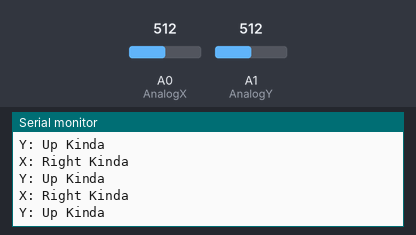
Simulated run of this sketch. Board: Arduino Uno, built with avr-gcc and run on an emulated ATmega328P. On the bench: the last lines printed to the serial monitor. The inputs (shaded band) are chosen by the test bench; at power-on: A0 (AnalogX) = 512, A1 (AnalogY) = 512.

Above: at 1.3 s.
1.4 s: A0 (AnalogX) set to 550
At 1.81 s:
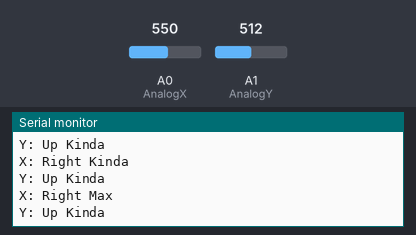
3.5 s: A1 (AnalogY) set to 550
At 3.82 s:
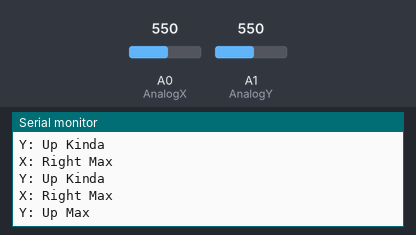
5.5 s: A0 (AnalogX) set to 345
At 5.81 s:
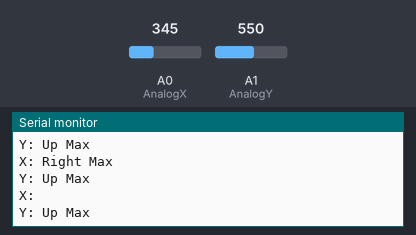
7.5 s: A1 (AnalogY) set to 345
At 7.81 s:
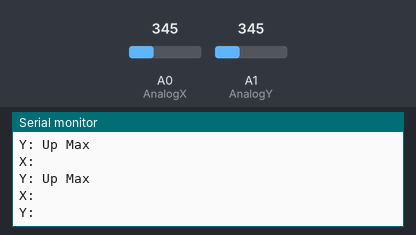
9.5 s: A0 (AnalogX) set to 310
At 9.82 s:
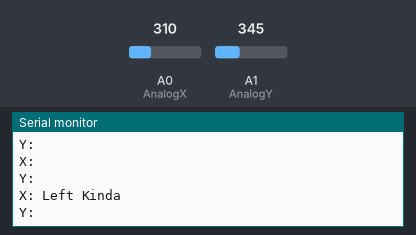
11.5 s: A1 (AnalogY) set to 310
At 11.82 s:
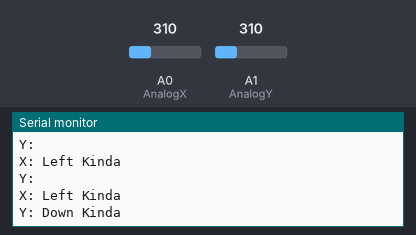

Measured:
- after the input at 1.4 s, the serial monitor: prints a new line after 0.10 s (image 1)
- after the input at 3.5 s, the serial monitor: prints a new line at once (image 2)
- after the input at 5.5 s, the serial monitor: prints a new line at once (image 3)
- after the input at 7.5 s, the serial monitor: prints a new line at once (image 4)
- after the input at 9.5 s, the serial monitor: prints a new line at once (image 5)
- after the input at 11.5 s, the serial monitor: prints a new line at once (image 6)

The sketch:

AnalogRead.ino
```cpp
int AnalogX = A0;
int AnalogY = A1;
int sensorValueX = 0;
int sensorValueY = 0;

void setup(){
  Serial.begin(9600);

}

void loop() {
  sensorValueX = analogRead(AnalogX);
  sensorValueY = analogRead(AnalogY);
  Serial.print("X: ");
  if (sensorValueX < 1){
    Serial.print("Left Max");
  }else if (sensorValueX > 0 && sensorValueX < 320){
    Serial.print("Left Kinda");
  }else if (sensorValueX > 540){
    Serial.print("Right Max");
  }else if (sensorValueX > 355 && sensorValueX < 540){
    Serial.print("Right Kinda");
  }
  Serial.print("\nY: ");
  if (sensorValueY < 1){
    Serial.println("Down Max");
  }else if (sensorValueY > 0 && sensorValueY < 320){
    Serial.println("Down Kinda");
  }else if (sensorValueY > 540){
    Serial.println("Up Max");
  }else if (sensorValueY > 355 && sensorValueY < 540){
    Serial.println("Up Kinda");
  }
  Serial.println("");
  delay(500);
}
```
